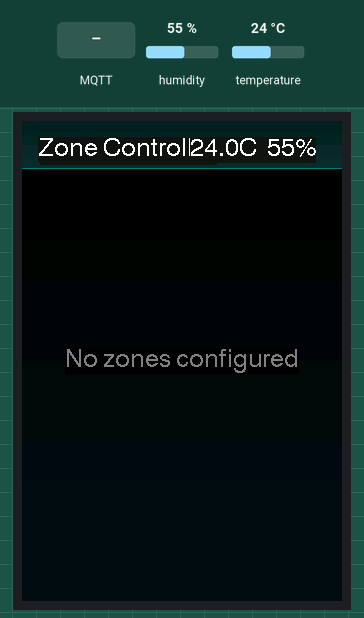
This program was run on a simulated ESP32-S3. Parts: 320×480 colour display. Inputs (shaded band) come from the test bench; at power-on: humidity 55 %, temperature 24 °C. WiFi joins after 1.5 s; servers stay silent unless stated; random numbers use the default seed unless the program sets one; no MQTT or app messages arrive unless stated; what the program prints to the serial monitor is not drawn.

Above: at 3.1 s.
3.2 s: MQTT message "/" arrives on the first subscribed topic
At 4.8 s:
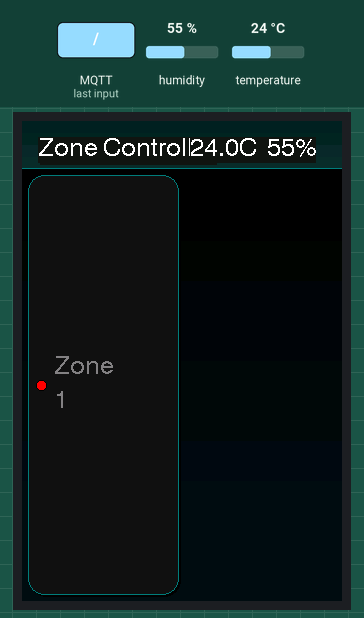
5.1 s: MQTT message "ON" arrives on the first subscribed topic
At 6.4 s:
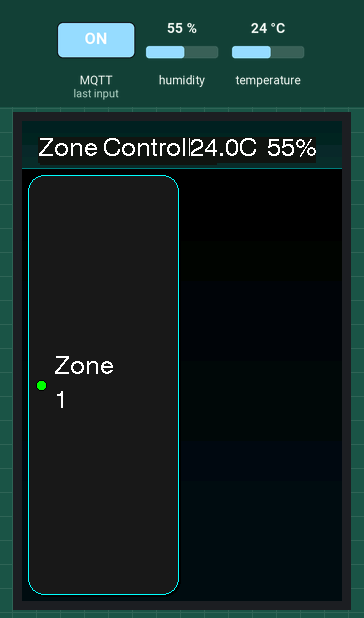
6.7 s: MQTT message "/" arrives on the second subscribed topic
At 8.0 s:
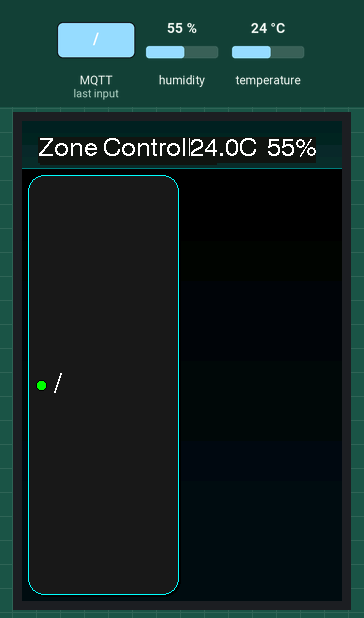
8.3 s: MQTT message "/zone" arrives on the first subscribed topic
At 8.8 s:
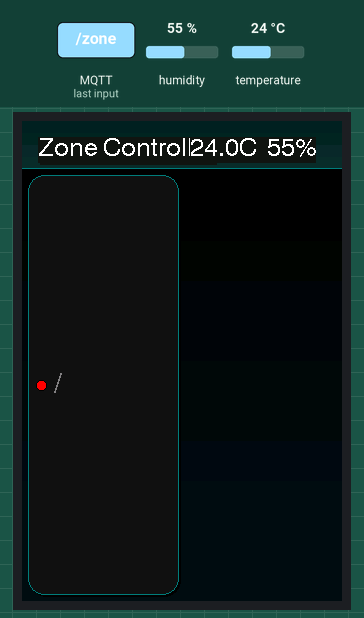
9.9 s: MQTT message "/zone" arrives on the second subscribed topic
At 10.4 s:
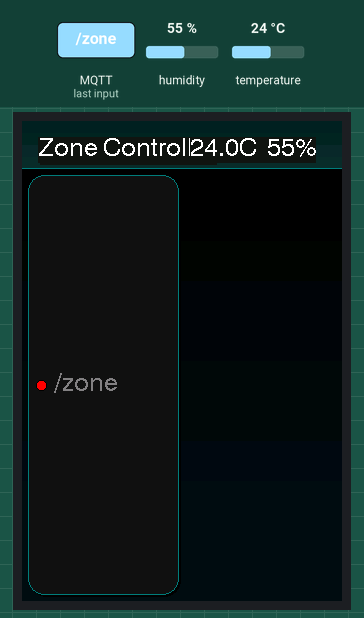
11.5 s: MQTT message "ON" arrives on the second subscribed topic
At 12.3 s:
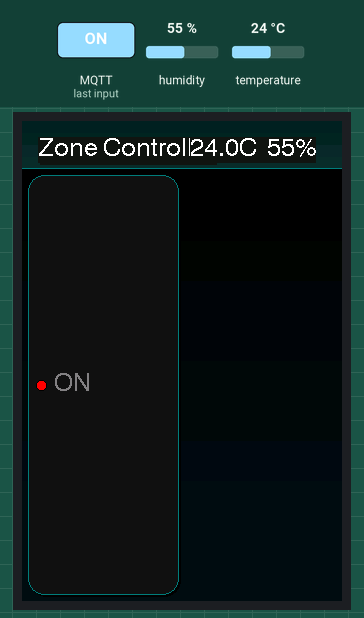
Timing chart, 0 to 14.1 s (numbered marks = the images above; inputs shaded):
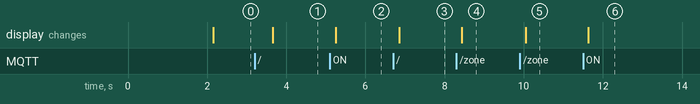

Measured:
- after the input at 3.2 s, the display: changes after 0.46 s (image 1)
- after the input at 5.1 s, the display: changes after 0.15 s (image 2)
- after the input at 6.7 s, the display: changes after 0.15 s (image 3)
- after the input at 8.3 s, the display: changes after 0.14 s (image 4)
- after the input at 9.9 s, the display: changes after 0.15 s (image 5)
- after the input at 11.5 s, the display: changes after 0.14 s (image 6)

The program:

main.cpp
```cpp
#include <Arduino.h>
#include <TFT_eSPI.h>
#include "touch_daxs15231b.h"
#include <WiFi.h>
#include <PubSubClient.h>
#include <vector>
#include <Adafruit_AHTX0.h>
#include <Wire.h>
#include "config.h"

TFT_eSPI tft = TFT_eSPI();
DAXS15231BTouch ts;
WiFiClient espClient;
PubSubClient mqttClient(espClient);
Adafruit_AHTX0 aht10;
float lastTemp = NAN, lastHum = NAN;
unsigned long lastAHT10Read = 0;

struct Zone {
    String name;
    bool isOpen;
    int x, y, w, h;
    int number;  // Add zone number to track which zone this is
};

// Forward declaration of drawAllZones
void drawAllZones();

// Change from fixed size to dynamic vector
std::vector<Zone> zones;  // Start empty, will grow as zones are discovered

// Modern UI colors - updated palette with consistent button borders
#define COLOR_BG         0x0000    // Black background
#define COLOR_BG_GRAD    0x0841    // Dark blue-gray for gradient
#define COLOR_HEADER_BG  0x10A2    // Darker teal for header
#define COLOR_ACTIVE     0x07FF    // Bright cyan for active zones
#define COLOR_INACTIVE   0x4A69    // Brighter blue for inactive zones
#define COLOR_TEXT       0xFFFF    // White text
#define COLOR_TEXT_DIM   0x8410    // Dimmed text for inactive state
#define COLOR_CARD_BG    0x1082    // Brighter blue-gray for card background
#define COLOR_BORDER_ON  0x07FF    // Bright cyan border for active state
#define COLOR_BORDER_OFF 0x03EF    // Dimmer cyan border for inactive state
#define COLOR_CARD_HOVER 0x3186    // Brighter hover state
#define COLOR_SHADOW     0x0000    // Black for shadows
#define COLOR_DOT_ON  0x07E0  // Green
#define COLOR_DOT_OFF 0xF800  // Red

// UI Layout constants - refined
const int HEADER_HEIGHT = 48;      // Taller header
const int HEADER_PADDING = 16;     // More padding in header
const int CARD_PADDING = 6;        // Slightly more padding
const int CARD_CORNER = 16;        // More rounded corners
const int STATUS_DOT_SIZE = 10;    // Larger status dot
const int STATUS_DOT_PADDING = 8;  // More padding around dot
const int CARD_SHADOW = 2;         // Shadow offset
const int TEXT_PADDING = 12;       // Padding for text

void addZone(int zoneNumber, const String& name = "", bool isOpen = false) {
    // Check if zone already exists by number
    for (auto& zone : zones) {
        if (zone.number == zoneNumber) {
            // Update existing zone's name if provided
            if (!name.isEmpty()) {
                zone.name = name;
            }
            return; // Zone already exists
        }
    }

    // Add new zone
    String zoneName = name.isEmpty() ? "Zone " + String(zoneNumber) : name;
    zones.push_back({zoneName, isOpen, 0, 0, 0, 0, zoneNumber});  // Add zoneNumber to constructor

    // Redraw the UI with new layout
    drawAllZones();
    Serial.printf("Added zone %d: %s\n", zoneNumber, zoneName.c_str());
}

void debugAllZones(const char *who) {
    for (int i = 0; i < zones.size(); ++i) {
        int row = i / 2;  // 2 columns
        int col = i % 2;

        // Calculate card position with padding (same as in drawAllZones)
        const int cardW = (tft.width() - (3 * CARD_PADDING)) / 2;
        const int cardH = (tft.height() - HEADER_HEIGHT - (9 * CARD_PADDING)) / 8;
        int x = CARD_PADDING + col * (cardW + CARD_PADDING);
        int y = HEADER_HEIGHT + CARD_PADDING + row * (cardH + CARD_PADDING);

        Serial.printf("%s - Zone %d: x=%d y=%d w=%d h=%d\n", who, i, x, y, cardW, cardH);
    }
}

void drawGradientBackground() {
    // Draw a subtle gradient background
    for (int y = 0; y < tft.height(); y++) {
        uint16_t color = tft.color565(
            map(y, 0, tft.height(), 0, 8),    // R
            map(y, 0, tft.height(), 0, 16),   // G
            map(y, 0, tft.height(), 0, 24)    // B
        );
        tft.drawFastHLine(0, y, tft.width(), color);
    }
}

void drawHeader() {
    // Draw header background with gradient
    for (int y = 0; y < HEADER_HEIGHT; y++) {
        uint16_t color = tft.color565(
            map(y, 0, HEADER_HEIGHT, 0, 16),    // R
            map(y, 0, HEADER_HEIGHT, 32, 48),   // G
            map(y, 0, HEADER_HEIGHT, 32, 48)    // B
        );
        tft.drawFastHLine(0, y, tft.width(), color);
    }

    // Draw title with modern styling
    tft.setTextDatum(TL_DATUM);

    // Draw shadow
    tft.setTextColor(COLOR_SHADOW, COLOR_HEADER_BG);
    tft.drawString("Zone Controller", HEADER_PADDING + 2, HEADER_PADDING + 2, 4);

    // Draw main text
    tft.setTextColor(COLOR_TEXT, COLOR_HEADER_BG);
    tft.setTextFont(4);
    tft.drawString("Zone Controller", HEADER_PADDING, HEADER_PADDING, 4);

    // Draw subtle line under header using the dimmer border color
    tft.drawFastHLine(0, HEADER_HEIGHT - 1, tft.width(), COLOR_BORDER_OFF);
    // Draw temperature and humidity on the right
    char buf[32];
    if (!isnan(lastTemp) && !isnan(lastHum)) {
        snprintf(buf, sizeof(buf), "%2.1f°C  %2.0f%%", lastTemp, lastHum);
        tft.setTextDatum(TR_DATUM);
        tft.setTextColor(COLOR_TEXT, COLOR_HEADER_BG);
        tft.setTextFont(4);
        tft.drawString(buf, tft.width() - HEADER_PADDING, HEADER_PADDING, 4);
    }
}

void drawZoneCard(int index) {
    const Zone& zone = zones[index];

    // Draw card shadow
    tft.fillRoundRect(zone.x + CARD_SHADOW, zone.y + CARD_SHADOW,
                     zone.w, zone.h, CARD_CORNER, COLOR_SHADOW);

    // Card colors - make active state even brighter
    uint16_t baseColor = zone.isOpen ? COLOR_ACTIVE : COLOR_INACTIVE;
    uint16_t borderColor = zone.isOpen ? COLOR_BORDER_ON : COLOR_BORDER_OFF;
    uint16_t bgColor = zone.isOpen ? COLOR_CARD_BG + 0x0841 : COLOR_CARD_BG;

    // Draw card background
    tft.fillRoundRect(zone.x, zone.y, zone.w, zone.h, CARD_CORNER, bgColor);

    // Draw card border with consistent style
    tft.drawRoundRect(zone.x, zone.y, zone.w, zone.h, CARD_CORNER, borderColor);

    // Draw status indicator: green when on, red when off
    int dotX = zone.x + STATUS_DOT_PADDING;
    int dotY = zone.y + (zone.h - STATUS_DOT_SIZE) / 2;
    uint16_t dotColor = zone.isOpen ? COLOR_DOT_ON : COLOR_DOT_OFF;
    tft.fillCircle(dotX + STATUS_DOT_SIZE/2, dotY + STATUS_DOT_SIZE/2,
                  STATUS_DOT_SIZE/2, dotColor);
    tft.drawCircle(dotX + STATUS_DOT_SIZE/2, dotY + STATUS_DOT_SIZE/2,
                  STATUS_DOT_SIZE/2, COLOR_SHADOW);

    // Draw zone name with proper padding
    tft.setTextDatum(ML_DATUM);
    tft.setTextColor(zone.isOpen ? COLOR_TEXT : COLOR_TEXT_DIM, bgColor);

    // Calculate text position and available width (fixed)
    int leftMargin = STATUS_DOT_PADDING + STATUS_DOT_SIZE + STATUS_DOT_PADDING;
    int textX = zone.x + leftMargin;
    int textY = zone.y + zone.h/2;
    int maxTextWidth = zone.w - leftMargin - TEXT_PADDING;
    int maxTextHeight = zone.h - 2 * TEXT_PADDING;

    uint8_t fontSizes[] = {4, 2};
    int spaceIdx = zone.name.indexOf(' ');
    if (spaceIdx != -1) {
        // Try to fit as two lines first
        String line1 = zone.name.substring(0, spaceIdx);
        String line2 = zone.name.substring(spaceIdx + 1);
        for (uint8_t font : fontSizes) {
            tft.setTextFont(font);
            int lineH = tft.fontHeight();
            int line1W = tft.textWidth(line1);
            int line2W = tft.textWidth(line2);
            int maxLineW = max(line1W, line2W);
            int lineSpacing = 8;
            if (maxLineW <= maxTextWidth && (lineH * 2 + lineSpacing) <= maxTextHeight) {
                tft.drawString(line1, textX, textY - (lineH/2 + lineSpacing/2));
                tft.drawString(line2, textX, textY + (lineH/2 + lineSpacing/2));
                return;
            }
        }
        // If not, try to fit as one line
        for (uint8_t font : fontSizes) {
            tft.setTextFont(font);
            int lineH = tft.fontHeight();
            if (tft.textWidth(zone.name) <= maxTextWidth && lineH <= maxTextHeight) {
                tft.drawString(zone.name, textX, textY);
                return;
            }
        }
    } else {
        // No space, just try to fit as one line
        for (uint8_t font : fontSizes) {
            Serial.printf("looking for font fit[%s][len=%d][maxTextWidth=%d]: %d\n", zone.name.c_str(), tft.textWidth(zone.name), maxTextWidth , font);
            tft.setTextFont(font);
            if (tft.textWidth(zone.name) <= maxTextWidth) {
                Serial.printf("FOUND font fit[%s][len=%d][maxTextWidth=%d]: %d\n", zone.name.c_str(), tft.textWidth(zone.name), maxTextWidth , font);
                tft.drawString(zone.name, textX, textY);
                return;
            }
        }
    }
    Serial.printf("BORKED IT, GOING WITH 2 [%s][len=%d][maxTextWidth=%d]: %d\n", zone.name.c_str(), tft.textWidth(zone.name), maxTextWidth , 2);
    // If nothing fits, just draw with smallest font (may clip)
    tft.setTextFont(2);
    tft.drawString(zone.name, textX, textY);
}

void drawAllZones() {
    // Clear screen and draw gradient background
    drawGradientBackground();
    drawHeader();

    if (zones.empty()) {
        // Show "No zones configured" message
        tft.setTextColor(COLOR_TEXT_DIM, COLOR_BG);
        tft.setTextDatum(MC_DATUM);
        tft.drawString("No zones configured", tft.width()/2, tft.height()/2, 4);
        return;
    }

    // Calculate card dimensions for 2-column grid with proper spacing
    const int numCols = 2;
    const int numRows = (zones.size() + 1) / 2;  // Round up division
    const int cardW = (tft.width() - (3 * CARD_PADDING)) / numCols;
    const int cardH = (tft.height() - HEADER_HEIGHT - ((numRows + 1) * CARD_PADDING)) / numRows;

    // Draw all zone cards
    for (int i = 0; i < zones.size(); ++i) {
        int row = i / numCols;
        int col = i % numCols;

        // Calculate card position with padding
        int x = CARD_PADDING + col * (cardW + CARD_PADDING);
        int y = HEADER_HEIGHT + CARD_PADDING + row * (cardH + CARD_PADDING);

        // Update zone coordinates
        zones[i].x = x;
        zones[i].y = y;
        zones[i].w = cardW;
        zones[i].h = cardH;

        drawZoneCard(i);
    }
}

int getTouchedZone(int tx, int ty) {
    // Print zone 0 info for every touch
    if (!zones.empty()) {
        Serial.printf("ZONE 0 (for touch): x=%d y=%d w=%d h=%d\n", zones[0].x, zones[0].y, zones[0].w, zones[0].h);
        Serial.printf("ZONE 1 (for touch): x=%d y=%d w=%d h=%d\n", zones[1].x, zones[1].y, zones[1].w, zones[1].h);
        Serial.printf("ZONE 16 (for touch): x=%d y=%d w=%d h=%d\n", zones[15].x, zones[15].y, zones[15].w, zones[15].h);

    }
    for (int i = 0; i < zones.size(); ++i) {
        Zone &z = zones[i];
        if (tx >= z.x && tx < z.x + z.w && ty >= z.y && ty < z.y + z.h) {
            Serial.printf("Touch at (%d,%d) in zone %d: x=%d y=%d w=%d h=%d\n", tx, ty, i, z.x, z.y, z.w, z.h);
            return i;
        }
    }
    Serial.printf("Touch at (%d,%d) not in any zone\n", tx, ty);
    return -1;
}

void mqttCallback(char* topic, byte* payload, unsigned int length) {
    String t = String(topic);
    String p;
    for (unsigned int i = 0; i < length; i++) p += (char)payload[i];

    Serial.printf("MQTT CALLBACK topic[%s], payload[%s]\n", t.c_str(), p.c_str());

    // Extract zone number from topic
    int zoneNumber = 0;
    if (t.startsWith(BASE_TOPIC "/zone") && t.indexOf("/") > 0) {
        String zoneStr = t.substring(t.indexOf("/zone") + 5);
        zoneStr = zoneStr.substring(0, zoneStr.indexOf("/"));
        zoneNumber = zoneStr.toInt();
    }

    if (zoneNumber > 0) {
        String stateTopic = BASE_TOPIC "/zone" + String(zoneNumber) + "/state";
        String nameTopic = BASE_TOPIC "/zone" + String(zoneNumber) + "/name";

        if (t == stateTopic) {
            // Add zone if it doesn't exist
            addZone(zoneNumber);

            // Update state for the zone
            for (auto& zone : zones) {
                if (zone.number == zoneNumber) {  // Changed from name check to number check
                    zone.isOpen = (p == "ON");
                    drawZoneCard(&zone - &zones[0]);  // Get index of zone
                    Serial.printf("Zone %d state updated to [%s]\n", zoneNumber, p.c_str());
                    break;
                }
            }
        }
        else if (t == nameTopic) {
            // Add zone if it doesn't exist
            addZone(zoneNumber, p);

            // Update name for the zone
            for (auto& zone : zones) {
                if (zone.number == zoneNumber) {  // Changed from name check to number check
                    zone.name = p;
                    drawZoneCard(&zone - &zones[0]);  // Get index of zone
                    Serial.printf("Zone %d name updated to [%s]\n", zoneNumber, p.c_str());
                    break;
                }
            }
        }
    }
}

void connectToWifi() {
    WiFi.mode(WIFI_STA);
    WiFi.begin(WIFI_SSID, WIFI_PASSWORD);
    Serial.print("Connecting to WiFi");
    while (WiFi.status() != WL_CONNECTED) {
        delay(500);
        Serial.print(".");
    }
    Serial.println("\nWiFi connected!");
}

void mqttReconnect() {
    while (!mqttClient.connected()) {
        Serial.print("Attempting MQTT connection...");
        String clientId = "ZonePanel-" + String(random(0xffff), HEX);
        if (mqttClient.connect(clientId.c_str(), MQTT_USER, MQTT_PASS)) {
            Serial.println("connected");
            // Subscribe to all possible zone topics
            for (int i = 1; i <= 15; ++i) {  // Changed from ZONE_COUNT to 15
                String stateTopic = BASE_TOPIC "/zone" + String(i) + "/state";
                String nameTopic = BASE_TOPIC "/zone" + String(i) + "/name";
                mqttClient.subscribe(stateTopic.c_str(), 1);
                mqttClient.subscribe(nameTopic.c_str(), 1);
            }
        } else {
            Serial.print("failed, rc=");
            Serial.print(mqttClient.state());
            Serial.println(" try again in 5 seconds");
            delay(5000);
        }
    }
}

void setup() {
    Serial.begin(115200);
    // Remove ensureZones() call since we start with empty zones list

    tft.init();
    tft.setRotation(0);
    drawAllZones();  // This will show "No zones configured" initially

    ts.begin();
    connectToWifi();
    mqttClient.setServer(MQTT_HOST, MQTT_PORT);
    mqttClient.setCallback(mqttCallback);
    Wire.begin(21, 22); // SDA yellow, SCL blue
    delay(100);
    // I2C scanner for debugging
    Serial.println("I2C scan...");
    for (uint8_t addr = 1; addr < 127; addr++) {
        Wire.beginTransmission(addr);
        if (Wire.endTransmission() == 0) {
            Serial.print("Found device at 0x");
            Serial.println(addr, HEX);
        }
    }
    Serial.println("Scan done.");
    if (!aht10.begin(&Wire)) {
      Serial.println("AHT10 not found");
    } else {
      Serial.println("AHT10 initialized");
    }
}

void loop() {
    if (!mqttClient.connected()) {
        mqttReconnect();
    }
    mqttClient.loop();

    // Handle touch
    ts.read();
    if (ts.isTouched) {
        TP_Point p = ts.points[0];
        int fx = 320 - p.x;
        int fy = 480 - p.y;
        int idx = getTouchedZone(fx, fy);
        if (idx != -1) {
            bool newState = !zones[idx].isOpen;
            String topic = BASE_TOPIC "/zone" + String(idx+1) + "/set";
            mqttClient.publish(topic.c_str(), newState ? "ON" : "OFF");
            zones[idx].isOpen = newState;
            drawZoneCard(idx);
            delay(120);
            drawZoneCard(idx);
            while (ts.isTouched) {
                ts.read();
                delay(10);
            }
        }
    }
    // Update AHT10 every 2 seconds
    if (millis() - lastAHT10Read > 2000) {
        sensors_event_t humidity, temp;
        aht10.getEvent(&humidity, &temp);
        if (!isnan(temp.temperature) && !isnan(humidity.relative_humidity)) {
            lastTemp = temp.temperature;
            lastHum = humidity.relative_humidity;
            drawHeader(); // Redraw header with new values
        }
        lastAHT10Read = millis();
    }
    delay(20);
}
```

touch_daxs15231b.h
```cpp
#ifndef TOUCH_DAXS15231B_H
#define TOUCH_DAXS15231B_H

#include <stdint.h>
#include <Arduino.h>

struct TP_Point {
    uint16_t x;
    uint16_t y;
};

class DAXS15231BTouch {
public:
    bool isTouched = false;
    TP_Point points[1];

    void begin() {
        // Initialize hardware (stub)
    }

    void read() {
        // Read touch data (stub sets no touch)
        isTouched = false;
    }
};

#endif // TOUCH_DAXS15231B_H
```

config-example.h
```cpp
#ifndef ROOM_CONTROLLER_CONFIG
#define ROOM_CONTROLLER_CONFIG

// WiFi and MQTT credentials
#define WIFI_SSID     "your ssid"
#define WIFI_PASSWORD "your pass"
#define MQTT_HOST     "192.168.1.10"
#define MQTT_PORT     1883
#define MQTT_USER     "user"
#define MQTT_PASS     "pass"
#define BASE_TOPIC    "zone-controller"
#define ZONE_COUNT    16

#endif
```
